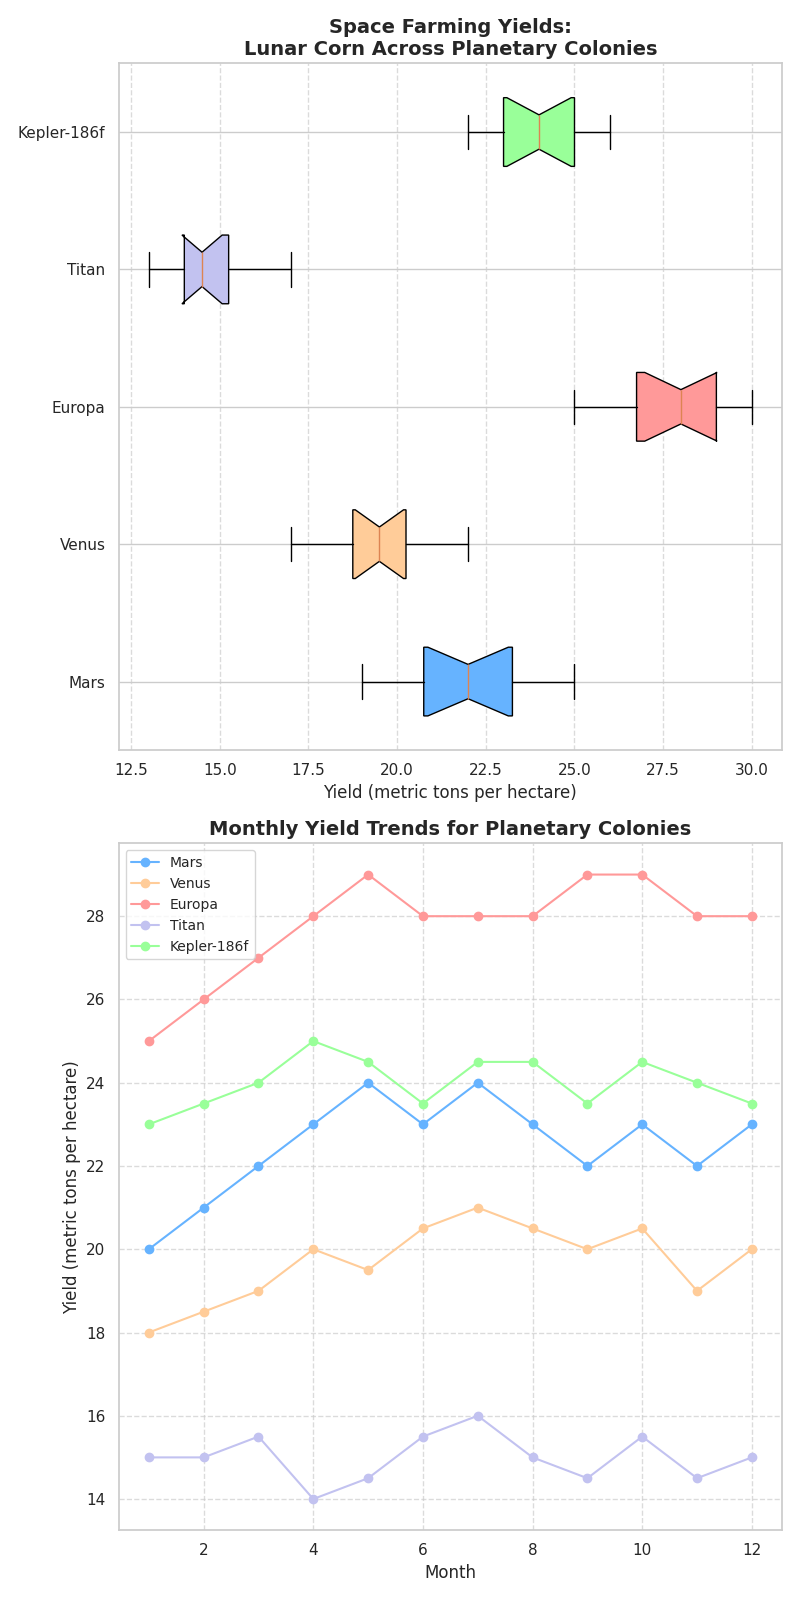

This chart was generated by the following Python code:
import matplotlib.pyplot as plt
import numpy as np

mars_yields = [20, 23, 21, 19, 25, 22, 24, 23, 20, 22, 21, 24]
venus_yields = [18, 19, 17, 20, 19, 21, 22, 20, 19, 21, 18, 20]
europa_yields = [25, 28, 26, 30, 29, 27, 26, 28, 30, 27, 28, 29]
titan_yields = [15, 14, 16, 13, 14, 15, 17, 13, 14, 16, 15, 14]
kepler_yields = [23, 24, 25, 26, 23, 22, 24, 25, 23, 25, 24, 23]

months = np.arange(1, 13)
mars_trend = np.array([20, 21, 22, 23, 24, 23, 24, 23, 22, 23, 22, 23])
venus_trend = np.array([18, 18.5, 19, 20, 19.5, 20.5, 21, 20.5, 20, 20.5, 19, 20])
europa_trend = np.array([25, 26, 27, 28, 29, 28, 28, 28, 29, 29, 28, 28])
titan_trend = np.array([15, 15, 15.5, 14, 14.5, 15.5, 16, 15, 14.5, 15.5, 14.5, 15])
kepler_trend = np.array([23, 23.5, 24, 25, 24.5, 23.5, 24.5, 24.5, 23.5, 24.5, 24, 23.5])

fig, axes = plt.subplots(2, 1, figsize=(8, 16))  # Changed to 2 rows and 1 column

# First subplot: Horizontal box plot
all_yields = [mars_yields, venus_yields, europa_yields, titan_yields, kepler_yields]
colony_names = ['Mars', 'Venus', 'Europa', 'Titan', 'Kepler-186f']
box_colors = ['#66B3FF', '#FFCC99', '#FF9999', '#C2C2F0', '#99FF99']
box = axes[0].boxplot(all_yields, vert=False, patch_artist=True, labels=colony_names, notch=True, whis=1.5)
for patch, color in zip(box['boxes'], box_colors):
    patch.set_facecolor(color)
axes[0].set_title("Space Farming Yields:\nLunar Corn Across Planetary Colonies", fontsize=14, fontweight='bold')
axes[0].set_xlabel("Yield (metric tons per hectare)")
axes[0].grid(axis='x', linestyle='--', alpha=0.7)

# Second subplot: Line plot
trend_colors = ['#66B3FF', '#FFCC99', '#FF9999', '#C2C2F0', '#99FF99']
axes[1].plot(months, mars_trend, label='Mars', color=trend_colors[0], marker='o')
axes[1].plot(months, venus_trend, label='Venus', color=trend_colors[1], marker='o')
axes[1].plot(months, europa_trend, label='Europa', color=trend_colors[2], marker='o')
axes[1].plot(months, titan_trend, label='Titan', color=trend_colors[3], marker='o')
axes[1].plot(months, kepler_trend, label='Kepler-186f', color=trend_colors[4], marker='o')
axes[1].set_title("Monthly Yield Trends for Planetary Colonies", fontsize=14, fontweight='bold')
axes[1].set_xlabel("Month")
axes[1].set_ylabel("Yield (metric tons per hectare)")
axes[1].legend(loc='upper left', fontsize=10)
axes[1].grid(True, linestyle='--', alpha=0.7)

plt.tight_layout()
plt.show()
